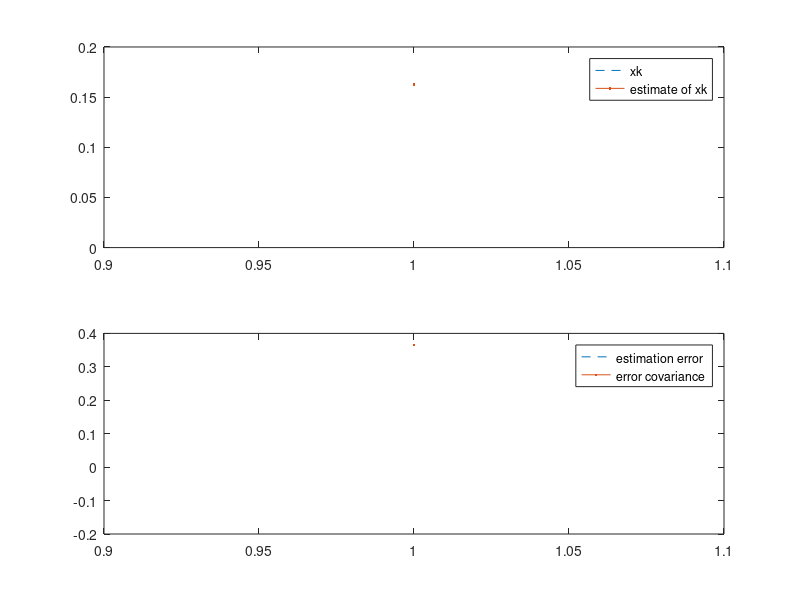

The MATLAB script that drew this image:
close all;
clear all;
clc;
A = 0.99; 
C = 2; 
Q = 1;
R = 2; 
N = 2;

% check result with DARE
[X,L,G] = dare(A',C',Q,R);
optimal_Kk = inv(A)*G';
optimal_P = X - X*C'*inv(C*X*C' +R)*C*X;


x = zeros(1, N);
xp = zeros(1,N); % prediction of x
xp_co = zeros(1,N); % prediction covariance
xe = zeros(1,N); % estimate of x
xe_co = zeros(1,N); % estimate covariance

a = 0.01;
% initialization
x(1) = 0;
xp(1) = 0;
xp_co(1) = X;
xe_co(1) = 5;
k_list = [];

K_ = 0;

x_store = [];
x_hat_store = [];
for j = 1:500
for k=1:N-1
    
    % system dynamics
    
    x(k+1) = A*x(k) + sqrt(Q)*randn;
    yk = C*x(k) + sqrt(R)*randn;
    
%     % update k with gradient descent
%     K_pre = 5;
%   
%     K_ = 0;
%     while (abs(K_ - K_pre) > 10^(-7))
%         delta_K = -(2*(C*xp_co(k)*C+R)*K_ - xp_co(k)*C*2);
%         K_pre = K_;
%         K_ = K_ + a*delta_K;
%         k_list = [k_list; K_];
%         
%     end
%     Kk = K_;
    % KF measurement update
    
    Kk = xp_co(k)*C*inv(C*xp_co(k)*C+R);
    xe(k) = xp(k) + Kk*[yk - C*xp(k)];
    xe_co(k) = xp_co(k) -Kk*C*xp_co(k);
    
    % KF time update
    
    xp(k+1) = A*xe(k);
    xp_co(k+1) = A*xe_co(k)*A + Q;
    K_ = Kk;
end
x_store = [x_store; x(k)];
x_hat_store = [x_hat_store, xe(k)];
end
x_var = var(x_store)
x_hat_var = var(x_hat_store)
xe_co(1)


figure(1)
subplot(2,1,1)
plot(1:N-1, x(1:N-1), '--',1:N-1, xe(1:N-1));
legend('xk', 'estimate of xk');
hold on;
subplot(2,1,2)
error = x-xe;
plot(1:N-1,error(1:N-1),'--',1:N-1, xe_co(1:N-1));
legend('estimation error', 'error covariance')